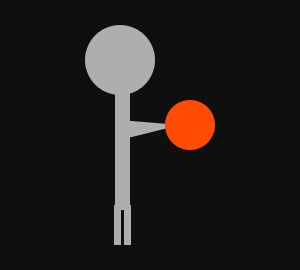
Frame 1 (no input)
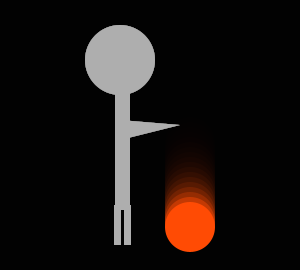
Frame 60 (the mouse pressed at the canvas centre just before this capture)
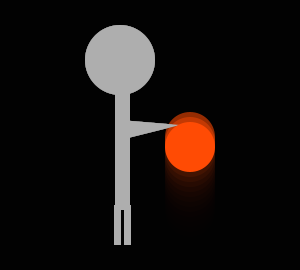
Frame 120 (the mouse held since frame 60 and released just before this capture)

The Processing sketch that drew these frames (run headless with seeded random() and noise(); from frame 60 on, the mouse is pressed at the canvas centre):

// Processing sketch: processing_70545
// ── processing_70545.pde

float y = 125;
float mod = 2;

void setup()
{
  size(300,270);
  background(20);
  smooth();
  frameRate(40);
}

void draw()
{
  stickMan();
  ball();
}

void stickMan()
{
  int hmod = 5;
  fill(227);
  noStroke();
  ellipse(120,60,70,70);
  rect(115,60,15,150);
  triangle(120,120,180,125,120,140);  
  rect(114,205,7,40);
  rect(124,205,7,40);
}

void ball()
{
  fill(0,0,0,60);
  rect(0,0,300,300);
  fill(255,75,4);
  ellipse(190,y,50,50);
  y = y + mod;
  
  if(y > 230)
  {
    mod = -5;
  }
  if(y < 140)
  {
    mod = 5;
  }
}
